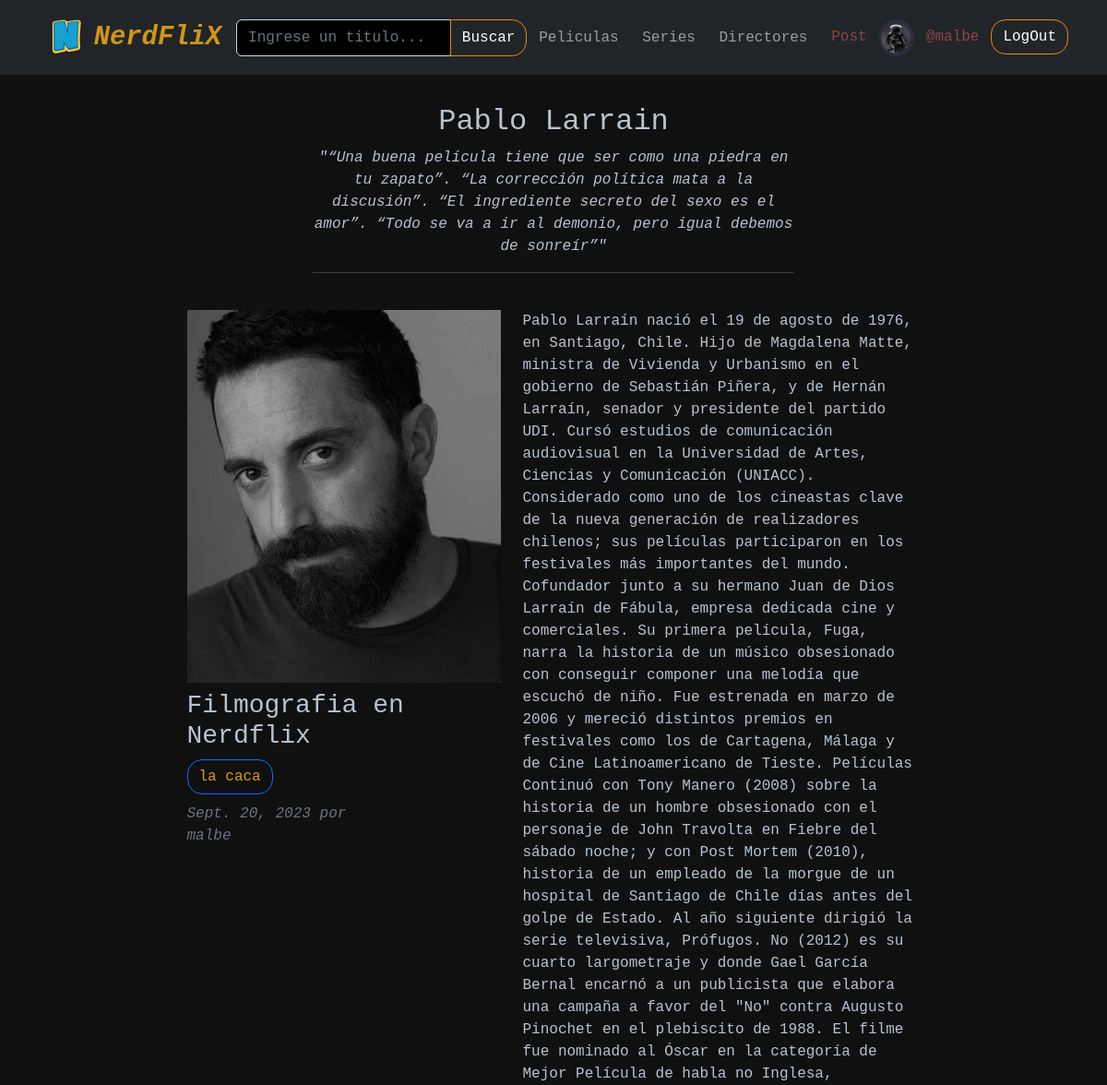
/directores-detalle/pablo-larrain (signed in, upper part), run on an earlier commit of the app's database.
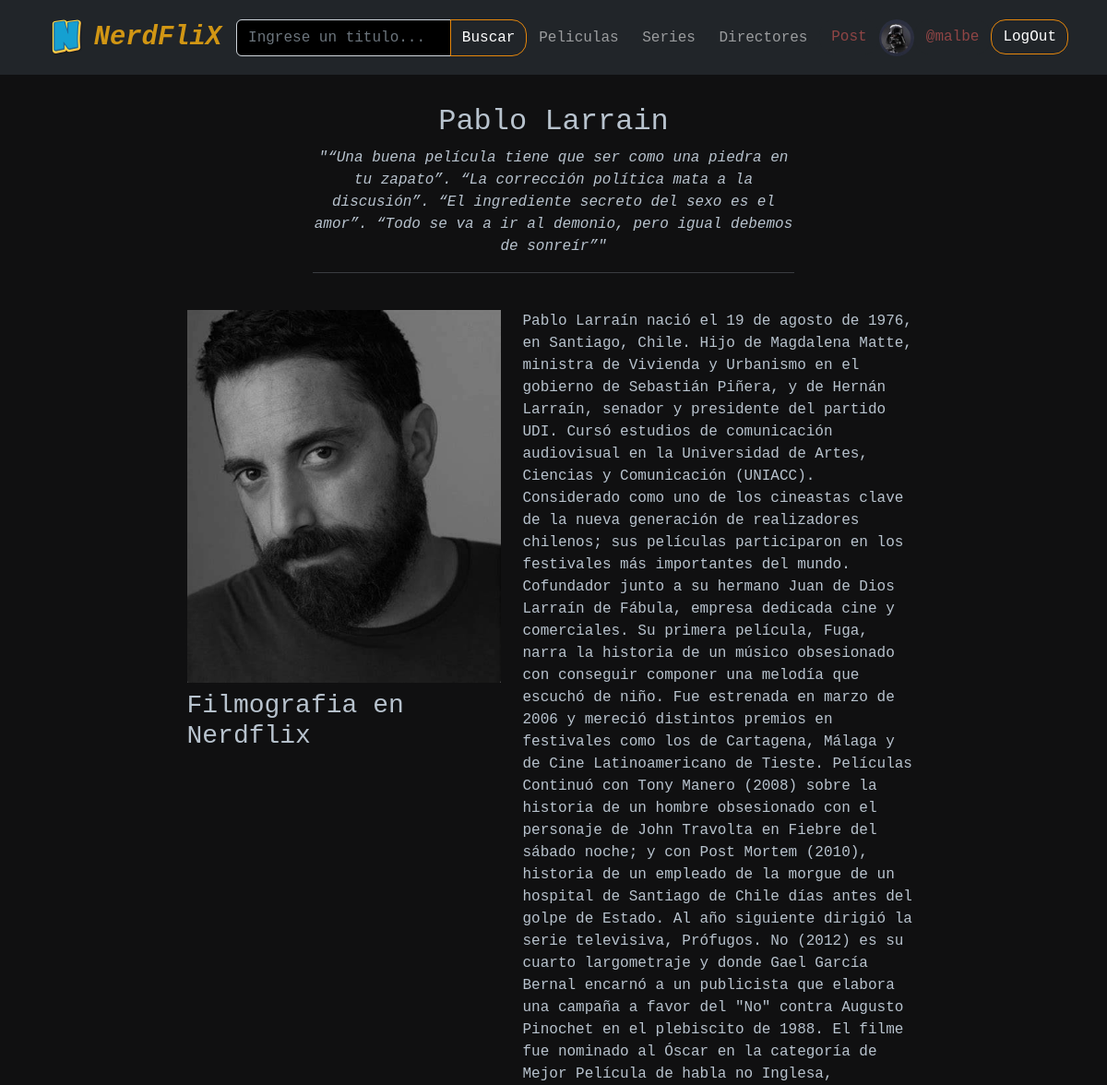
And on a later commit of the database.
### AppCoder/models.py (models this page shows, shortened)
class Peliculas(models.Model):
    titulo =models.CharField(max_length=50)
    slug = models.SlugField(unique=True,null=True)
    fecha_creacion=models.DateField(auto_now_add=True)
    genero= models.ManyToManyField(Generos)
    año=models.IntegerField(blank=True,null=True)
    director = models.ForeignKey(Directores,on_delete=models.CASCADE,null=True)
    reseña = models.TextField(null=True)
    autor_reseña= models.ForeignKey(User,on_delete=models.CASCADE,null=True)
    cover = models.ImageField(null=True)
    imagen = models.ImageField(null=True)
    video_link = EmbedVideoField(blank=True,null=True)
    destacada= models.BooleanField(default=False)

### AppCoder/views.py (the view)
# urls.py: path('directores-detalle/<slug:slug>',DirectoresDetalle.as_view(),name='directores_detalle'),
class DirectoresDetalle(LoginRequiredMixin,DetailView):
     model = Directores
     template_name= 'AppCoder/directores_detalle.html'
     def get_context_data(self, **kwargs):
        query=self.request.path.replace('/directores-detalle/','')
        context = super().get_context_data(**kwargs)
        context['peliculas']=Peliculas.objects.filter(director__slug=query)
        return context

### AppCoder/context_processors.py (called while the page is built)
def generos_contexto(request):
    generos=Generos.objects.all()
    return {
        'generos':generos
    }

### AppCoder/templates/AppCoder/directores_detalle.html (shortened to what this page needs)
{% extends "Base.html" %}
{% load static %}
{% block contenidoQueCambia %}
        <div class="page-header d-flex align-items-center">
          <div class="container position-relative">
            <div class="row d-flex justify-content-center">
              <div class="col-lg-6 text-center">
                <br>
                <h2>{{directores.nombre}} {{directores.apellido}}</h2>
                <p><i>"{{directores.citas}}"</i></p>
                <hr class="d-none d-md-block">
              </div>
            </div>
          </div>
        </div>
    <br>
        <section id="about" class="about">
          <div class="container">
            <div class="row gy-4 justify-content-center">
              <div class="col-lg-4">
                <img src="{{ directores.imagen.url }}"href="" class="img-fluid" alt="">
                <div class="section-header">
                    <h3>Filmografia en Nerdflix</h3>
                    {% for pelicula in peliculas %}
                    <div class="col-xl-8 ">
                    <div class="gallery-item h-100">
                        <h2><button class=" btn btn-outline-primary"> <a href="{% url 'peliculas_detalle' pelicula.slug %}">{{ pelicula.titulo }}</a></h2></button>
                        <div class="text-muted fst-italic mb-2"> {{ pelicula.fecha_creacion}} por {{ pelicula.autor_reseña}}</div>
                    </div>
                    </div>
                    {% endfor %}
                  </div>
              </div>
              <div class="col-lg-5 content">
                <p class="m-0">
                </p>
              </div>
            </div>
          </div>
        </section>
    <br>
    <br>
    <br>
{% endblock %}

What changed in the data, as far as the page shows it:
removed Peliculas: titulo "la caca", fecha_creacion "Sept. 20, 2023", autor_reseña "malbe"
